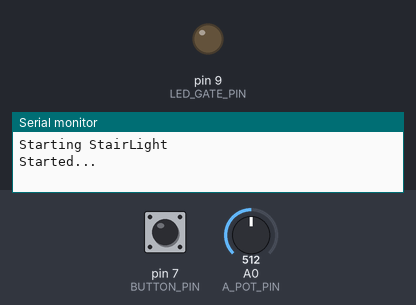
The sketch below on a simulated Arduino Uno, built with avr-gcc and run on an emulated ATmega328P. On the bench: output pins drawn as LEDs (lit = HIGH), the last lines printed to the serial monitor. Inputs (shaded band) come from the test bench; at power-on: A0 (A_POT_PIN) = 512, pin 7 (BUTTON_PIN) HIGH.

Above: at 1.2 s.
1.3 s: A0 (A_POT_PIN) set to 292
2.8 s: A0 (A_POT_PIN) set to 265
At 5.5 s:
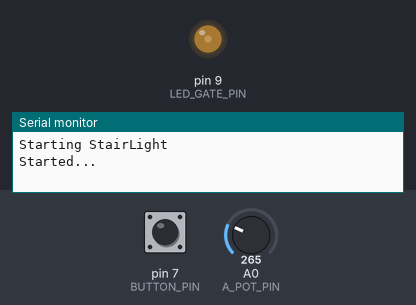
5.8 s: pin 7 (BUTTON_PIN) pulled LOW for 0.15 s
At 7.1 s:
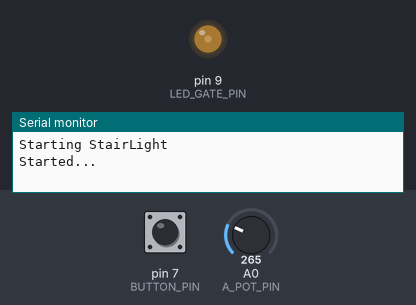
7.4 s: pin 7 (BUTTON_PIN) pulled LOW for 1 s
At 11.2 s:
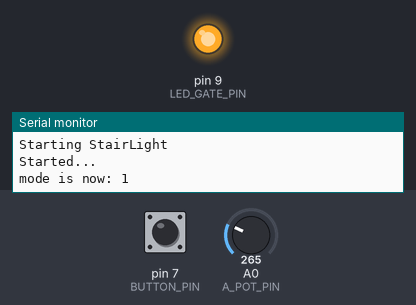
11.4 s: pin 7 (BUTTON_PIN) pulled LOW for 3.2 s
At 12.9 s:
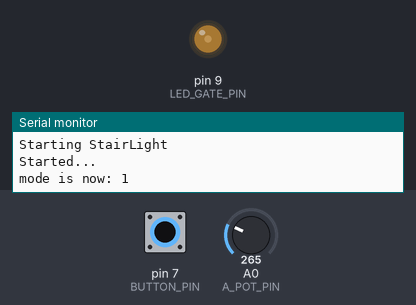
Timing chart, 0 to 17.1 s (numbered marks = the images above; inputs shaded):
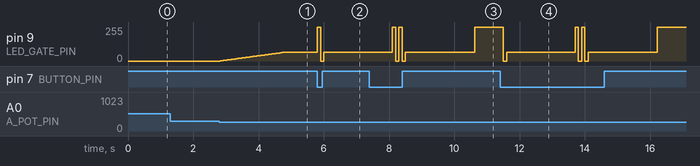

Measured:
- the behaviour switches between 280 and 279 on A0 (A_POT_PIN) (found by bisection; images 0 and 1)
- after the input at 1.3 s, every drawn part: stays the same
- after the input at 2.8 s, pin 9 (LED_GATE_PIN): moves from 0/255 to 66/255 over 2.0 s, starting at once
- after the input at 5.8 s, pin 9 (LED_GATE_PIN): 66/255 → 255/255 at once, → 0/255 0.10 s later, → 66/255 0.10 s later
- after the input at 7.4 s, pin 9 (LED_GATE_PIN): 66/255 → 255/255 after 0.70 s, → 0/255 0.10 s later, → 255/255 0.10 s later, → 0/255 0.10 s later, … (6 changes in this stretch)
- after the input at 11.4 s, pin 9 (LED_GATE_PIN): 255/255 → 0/255 after 0.10 s, → 66/255 0.10 s later, → 255/255 2.1 s later, → 0/255 0.10 s later, … (8 changes in this stretch)

The sketch:

stairlight.ino
```cpp
// Stair Lights
// Manages the lighting on the stairs, providing AUTO/ON/OFF functionality based on ambient
// conditions and press-and-hold single-button switch.
// by: Jason Thrasher 4/11/2015
//
// Note: the CC3000 is unstable as an always-on wifi unit, for a hack to help, see:
// http://thefactoryfactory.com/wordpress/?p=1140

// *** pins ***
#define LED_GATE_PIN 9
#define A_POT_PIN A0
#define BUTTON_PIN 7

#define THRESHOLD 70 // sensor readings above threshold will turn light off

namespace d {
  typedef struct {
    unsigned long poll;
    byte mode; // auto=0, on=1, off=2
    byte lightsense;
    byte ledset;
    float humidity;
    float tempf; // Fahrenheit
    float tempc; // Celcius
    float heatindex;
  }
  reading;

  void print(reading r) {
    Serial.print(F("Poll: "));
    Serial.print(r.poll);
    Serial.print(F(" Mode: "));
    Serial.print(r.mode);
    Serial.print(F(" Lightsense: "));
    Serial.print(r.lightsense);
    Serial.print(F(" Ledset: "));
    Serial.print(r.ledset);
    Serial.print(F(" Humidity: "));
    Serial.print(r.humidity);
    Serial.print(F("% Temperature: "));
    Serial.print(r.tempc);
    Serial.print(F("*C "));
    Serial.print(r.tempf);
    Serial.print(F("*F Heat index: "));
    Serial.print(r.heatindex);
    Serial.println("*F");
  }
}

// handle smoothing of sensor readings by averaging 100 of them
#define AVG_CNT 100 // number of values to average together, must be less than 256
int byteSum = 0;
byte idx = 0;
byte byteArray[AVG_CNT];
// function returns average of bytes put into buffer
byte addValue(byte f) {
  byteSum -= byteArray[idx];
  byteArray[idx] = f;
  byteSum += byteArray[idx];
  idx++;
  if (idx == AVG_CNT) idx = 0;  // faster than %
  return byteSum / AVG_CNT;
}

d::reading p;

void setup(void) {
  // Start Serial
  Serial.begin(115200);
  Serial.println(F("Starting StairLight"));

  pinMode(LED_GATE_PIN, OUTPUT);
  //  pinMode(A_POT_PIN, INPUT); // does not need to be set
  pinMode(BUTTON_PIN, INPUT);

  p.mode=0;
  p.ledset=THRESHOLD;
  mode_auto();

  Serial.println(F("Started..."));
}

byte glow = 0;
byte dir = 1;

void loop() {
  switch (p.mode) {
  case 0:
    mode_auto();
    break;
  case 1:
    digitalWrite(LED_GATE_PIN, 1);
    break;
  case 2:
    digitalWrite(LED_GATE_PIN, 0);
    break;
  case 3:
    digitalWrite(LED_GATE_PIN, 1);
    delay(50);
    digitalWrite(LED_GATE_PIN, 0);
    delay(80);
    break;
  case 4:
    if (glow == 0) {
      glow += dir;
    } else if (glow == 255) {
      glow -= dir;
    }
    analogWrite(LED_GATE_PIN, glow);
    break;
  default:
    p.mode = 0;
  }

  if (digitalRead(BUTTON_PIN) == LOW) {
    int reps = 0;
    while (reps < 5) {
      flash(reps);
      delay(1500);
      if (digitalRead(BUTTON_PIN) == HIGH) {
        p.mode = reps;
        break;
      }
      reps++;
    }
    Serial.print(F("mode is now: "));
    Serial.println(p.mode);
  }

  delay(20);
}

void mode_auto() {
  // read the value from the sensor
  p.lightsense = analogRead(A_POT_PIN) / 4;

  if (p.lightsense < 1 ) {
    // minimum dim-ness
    p.ledset = 1;
  }
  else if (p.lightsense < THRESHOLD) {
    p.ledset = p.lightsense;
  }
  else if (THRESHOLD <= p.lightsense) {
    // too bright, turn off
    p.ledset = 0;
  }

  //brRA.addValue(p.ledset);
  //  p.ledset = p.lightsense;
  p.ledset = addValue(p.ledset);
  update_light();
}

void update_light() {
  if (p.ledset == 0) {
    digitalWrite(LED_GATE_PIN, 0); // note: analogWrite may glitch-flash on, so we use digital here
  }
  else {
    analogWrite(LED_GATE_PIN, p.ledset);
  }
}

void flash(int reps) {
  for (int i = 0; i < reps+1; i++) {
    digitalWrite(LED_GATE_PIN, 1);
    delay(100);
    digitalWrite(LED_GATE_PIN, 0);
    delay(100);
  }
  update_light();
  delay(600);
}
```
